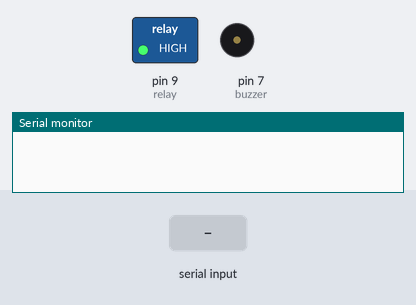
The sketch below on a simulated Arduino Uno, built with avr-gcc and run on an emulated ATmega328P. Parts: switched loads named in the sketch (green lamp = pin HIGH), buzzer (waves = sounding, pin HIGH), the last lines printed to the serial monitor. The inputs (shaded band) are chosen by the test bench.

Above: at 1.2 s.
1.3 s: byte 1 (1) received over Serial
At 1.7 s:
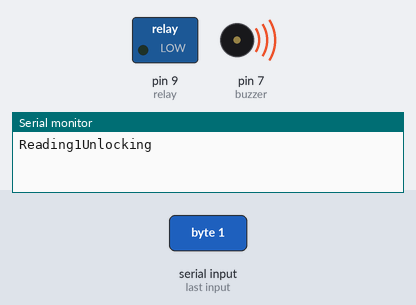
At 2.1 s:
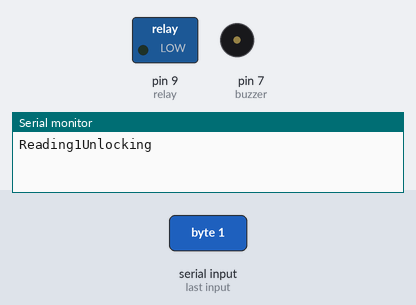
Timing chart, 0 to 8.3 s (numbered marks = the images above; inputs shaded):
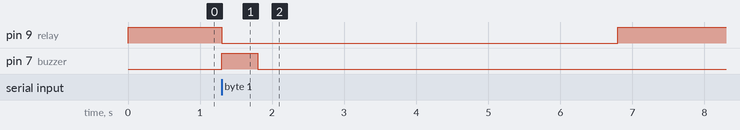

Measured:
- after the input at 1.3 s, pin 9 (relay): HIGH → LOW at once, → HIGH 5.5 s later; pin 7 (buzzer): LOW → HIGH at once, → LOW 0.50 s later

The sketch:

sketch_apr11a.ino
```cpp
int value1;
int count = 0;
#define relay 9
const int buzzer = 7;
void setup()
{
    Serial.begin(9600);
    pinMode(relay, OUTPUT);
    pinMode(buzzer, OUTPUT);
    digitalWrite(relay, HIGH);
}
void loop()
{
  if(Serial.available() > 0)       /*check for serial data availability*/
  {
    Serial.print("Reading");
    value1 = Serial.read();
    Serial.print(value1);
    if (value1==1)
    {
      Serial.print("Unlocking");
      digitalWrite(relay, LOW);
      digitalWrite(buzzer, HIGH);
      delay(500);
      digitalWrite(buzzer, LOW);
      delay(5000);
      digitalWrite(relay, HIGH);
    }
    else if (value1==0)
    {
      count = count+1;
        digitalWrite(relay, HIGH);
        digitalWrite(buzzer, HIGH);
        delay(5000);
        digitalWrite(buzzer, LOW);
        Serial.print("Locking");
    }
  }

}
```
